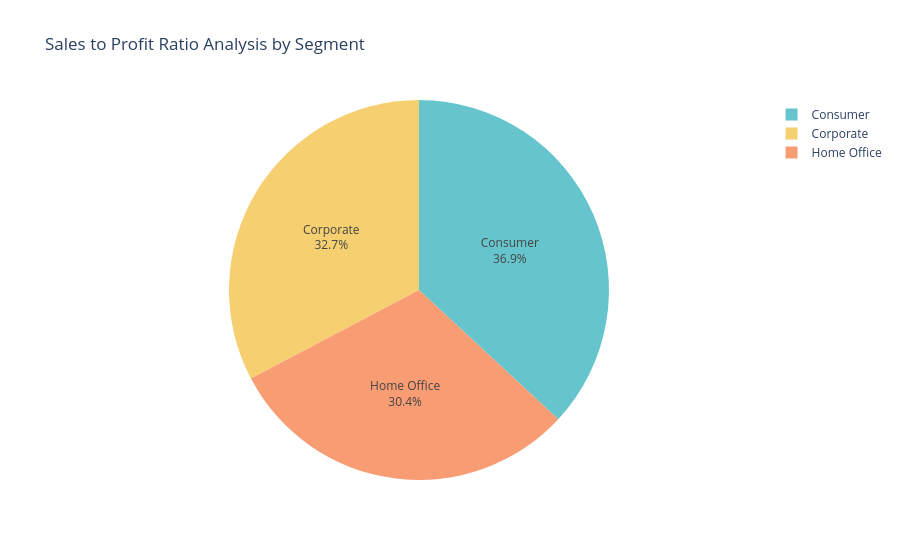

Notebook code cell kept with this figure:
### Code cell
sales_profit_by_segment = data.groupby('Segment').agg({'Sales':'sum', 'Profit':'sum'}).reset_index()
sales_profit_by_segment['Sales_to_profit_Ratio'] = sales_profit_by_segment['Sales'] / sales_profit_by_segment['Profit']

fig = px.pie(sales_profit_by_segment, 
    values='Sales_to_profit_Ratio', 
    names='Segment',
    title='Sales to Profit Ratio Analysis by Segment',
    color_discrete_sequence=px.colors.qualitative.Pastel)
fig.update_traces(textposition='inside', textinfo='percent+label')

fig.show()

### Figure 1 — Plotly figure (JSON) as saved in the notebook; plotly's stock layout.template omitted (floating-point values rounded to 4 significant figures)
{"data": [{"domain": {"x": [0, 1], "y": [0, 1]}, "hovertemplate": "Segment=%{label}<br>Sales_to_profit_Ratio=%{value}<extra></extra>", "labels": ["Consumer", "Corporate", "Home Office"], "legendgroup": "", "name": "", "showlegend": true, "textinfo": "percent+label", "textposition": "inside", "type": "pie", "values": [8.659, 7.677, 7.125]}], "layout": {"legend": {"tracegroupgap": 0}, "piecolorway": ["rgb(102, 197, 204)", "rgb(246, 207, 113)", "rgb(248, 156, 116)", "rgb(220, 176, 242)", "rgb(135, 197, 95)", "rgb(158, 185, 243)", "rgb(254, 136, 177)", "rgb(201, 219, 116)", "rgb(139, 224, 164)", "rgb(180, 151, 231)", "rgb(179, 179, 179)"], "title": {"text": "Sales to Profit Ratio Analysis by Segment"}}}
